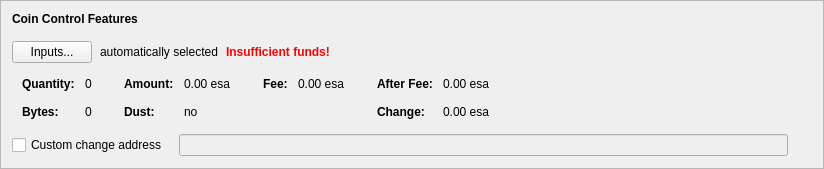
      <widget class="QFrame" name="frameCoinControl">
       <property name="sizePolicy">
        <sizepolicy hsizetype="Preferred" vsizetype="Fixed">
         <horstretch>0</horstretch>
         <verstretch>0</verstretch>
        </sizepolicy>
       </property>
       <property name="frameShape">
        <enum>QFrame::StyledPanel</enum>
       </property>
       <property name="frameShadow">
        <enum>QFrame::Raised</enum>
       </property>
       <layout class="QVBoxLayout" name="verticalLayout_4">
        <item>
         <layout class="QVBoxLayout" name="verticalLayoutCoinControl" stretch="0,0,0,0,0">
          <property name="spacing">
           <number>0</number>
          </property>
          <property name="sizeConstraint">
           <enum>QLayout::SetDefaultConstraint</enum>
          </property>
          <property name="leftMargin">
           <number>0</number>
          </property>
          <property name="topMargin">
           <number>0</number>
          </property>
          <item>
           <layout class="QHBoxLayout" name="horizontalLayoutCoinControl1">
            <property name="bottomMargin">
             <number>15</number>
            </property>
            <item>
             <widget class="QLabel" name="labelCoinControlFeatures">
              <property name="sizePolicy">
               <sizepolicy hsizetype="Preferred" vsizetype="Maximum">
                <horstretch>0</horstretch>
                <verstretch>0</verstretch>
               </sizepolicy>
              </property>
              <property name="font">
               <font>
                <weight>75</weight>
                <bold>true</bold>
               </font>
              </property>
              <property name="styleSheet">
               <string notr="true">font-weight:bold;</string>
              </property>
              <property name="text">
               <string>Coin Control Features</string>
              </property>
             </widget>
            </item>
           </layout>
          </item>
          <item>
           <layout class="QHBoxLayout" name="horizontalLayoutCoinControl2" stretch="0,0,0,0">
            <property name="spacing">
             <number>8</number>
            </property>
            <property name="bottomMargin">
             <number>10</number>
            </property>
            <item>
             <widget class="QPushButton" name="pushButtonCoinControl">
              <property name="styleSheet">
               <string notr="true"/>
              </property>
              <property name="text">
               <string>Inputs...</string>
              </property>
              <property name="autoDefault">
               <bool>false</bool>
              </property>
             </widget>
            </item>
            <item>
             <widget class="QLabel" name="labelCoinControlAutomaticallySelected">
              <property name="text">
               <string>automatically selected</string>
              </property>
              <property name="margin">
               <number>5</number>
              </property>
             </widget>
            </item>
            <item>
             <widget class="QLabel" name="labelCoinControlInsuffFunds">
              <property name="font">
               <font>
                <weight>75</weight>
                <bold>true</bold>
               </font>
              </property>
              <property name="styleSheet">
               <string notr="true">color:red;font-weight:bold;</string>
              </property>
              <property name="text">
               <string>Insufficient funds!</string>
              </property>
              <property name="margin">
               <number>5</number>
              </property>
             </widget>
            </item>
            <item>
             <spacer name="horizontalSpacerCoinControl">
              <property name="orientation">
               <enum>Qt::Horizontal</enum>
              </property>
              <property name="sizeHint" stdset="0">
               <size>
                <width>40</width>
                <height>1</height>
               </size>
              </property>
             </spacer>
            </item>
           </layout>
          </item>
          <item>
           <widget class="QWidget" name="widgetCoinControl" native="true">
            <property name="sizePolicy">
             <sizepolicy hsizetype="Preferred" vsizetype="Preferred">
              <horstretch>0</horstretch>
              <verstretch>0</verstretch>
             </sizepolicy>
            </property>
            <property name="minimumSize">
             <size>
              <width>0</width>
              <height>0</height>
             </size>
            </property>
            <property name="styleSheet">
             <string notr="true"/>
            </property>
            <layout class="QHBoxLayout" name="horizontalLayoutCoinControl5">
             <property name="leftMargin">
              <number>0</number>
             </property>
             <property name="topMargin">
              <number>0</number>
             </property>
             <property name="rightMargin">
              <number>0</number>
             </property>
             <property name="bottomMargin">
              <number>0</number>
             </property>
             <item>
              <layout class="QHBoxLayout" name="horizontalLayoutCoinControl3" stretch="0,0,0,1">
               <property name="spacing">
                <number>20</number>
               </property>
               <property name="topMargin">
                <number>0</number>
               </property>
               <property name="bottomMargin">
                <number>10</number>
               </property>
               <item>
                <layout class="QFormLayout" name="formLayoutCoinControl1">
                 <property name="horizontalSpacing">
                  <number>10</number>
                 </property>
                 <property name="verticalSpacing">
                  <number>14</number>
                 </property>
                 <property name="leftMargin">
                  <number>10</number>
                 </property>
                 <property name="topMargin">
                  <number>4</number>
                 </property>
                 <property name="rightMargin">
                  <number>6</number>
                 </property>
                 <item row="0" column="0">
                  <widget class="QLabel" name="labelCoinControlQuantityText">
                   <property name="font">
                    <font>
                     <weight>75</weight>
                     <bold>true</bold>
                    </font>
                   </property>
                   <property name="text">
                    <string>Quantity:</string>
                   </property>
                   <property name="margin">
                    <number>0</number>
                   </property>
                  </widget>
                 </item>
                 <item row="0" column="1">
                  <widget class="QLabel" name="labelCoinControlQuantity">
                   <property name="cursor">
                    <cursorShape>IBeamCursor</cursorShape>
                   </property>
                   <property name="contextMenuPolicy">
                    <enum>Qt::ActionsContextMenu</enum>
                   </property>
                   <property name="text">
                    <string notr="true">0</string>
                   </property>
                   <property name="margin">
                    <number>0</number>
                   </property>
                   <property name="textInteractionFlags">
                    <set>Qt::LinksAccessibleByMouse|Qt::TextSelectableByKeyboard|Qt::TextSelectableByMouse</set>
                   </property>
                  </widget>
                 </item>
                 <item row="1" column="0">
                  <widget class="QLabel" name="labelCoinControlBytesText">
                   <property name="font">
                    <font>
                     <weight>75</weight>
                     <bold>true</bold>
                    </font>
                   </property>
                   <property name="text">
                    <string>Bytes:</string>
                   </property>
                  </widget>
                 </item>
                 <item row="1" column="1">
                  <widget class="QLabel" name="labelCoinControlBytes">
                   <property name="cursor">
                    <cursorShape>IBeamCursor</cursorShape>
                   </property>
                   <property name="contextMenuPolicy">
                    <enum>Qt::ActionsContextMenu</enum>
                   </property>
                   <property name="text">
                    <string notr="true">0</string>
                   </property>
                   <property name="textInteractionFlags">
                    <set>Qt::LinksAccessibleByMouse|Qt::TextSelectableByKeyboard|Qt::TextSelectableByMouse</set>
                   </property>
                  </widget>
                 </item>
                </layout>
               </item>
               <item>
                <layout class="QFormLayout" name="formLayoutCoinControl2">
                 <property name="horizontalSpacing">
                  <number>10</number>
                 </property>
                 <property name="verticalSpacing">
                  <number>14</number>
                 </property>
                 <property name="leftMargin">
                  <number>6</number>
                 </property>
                 <property name="topMargin">
                  <number>4</number>
                 </property>
                 <property name="rightMargin">
                  <number>6</number>
                 </property>
                 <item row="0" column="0">
                  <widget class="QLabel" name="labelCoinControlAmountText">
                   <property name="font">
                    <font>
                     <weight>75</weight>
                     <bold>true</bold>
                    </font>
                   </property>
                   <property name="text">
                    <string>Amount:</string>
                   </property>
                   <property name="margin">
                    <number>0</number>
                   </property>
                  </widget>
                 </item>
                 <item row="0" column="1">
                  <widget class="QLabel" name="labelCoinControlAmount">
                   <property name="cursor">
                    <cursorShape>IBeamCursor</cursorShape>
                   </property>
                   <property name="contextMenuPolicy">
                    <enum>Qt::ActionsContextMenu</enum>
                   </property>
                   <property name="text">
                    <string notr="true">0.00 esa</string>
                   </property>
                   <property name="textInteractionFlags">
                    <set>Qt::LinksAccessibleByMouse|Qt::TextSelectableByKeyboard|Qt::TextSelectableByMouse</set>
                   </property>
                  </widget>
                 </item>
                 <item row="1" column="0">
                  <widget class="QLabel" name="labelCoinControlLowOutputText">
                   <property name="font">
                    <font>
                     <weight>75</weight>
                     <bold>true</bold>
                    </font>
                   </property>
                   <property name="text">
                    <string>Dust:</string>
                   </property>
                  </widget>
                 </item>
                 <item row="1" column="1">
                  <widget class="QLabel" name="labelCoinControlLowOutput">
                   <property name="cursor">
                    <cursorShape>IBeamCursor</cursorShape>
                   </property>
                   <property name="contextMenuPolicy">
                    <enum>Qt::ActionsContextMenu</enum>
                   </property>
                   <property name="text">
                    <string notr="true">no</string>
                   </property>
                   <property name="textInteractionFlags">
                    <set>Qt::LinksAccessibleByMouse|Qt::TextSelectableByKeyboard|Qt::TextSelectableByMouse</set>
                   </property>
                  </widget>
                 </item>
                </layout>
               </item>
               <item>
                <layout class="QFormLayout" name="formLayoutCoinControl3">
                 <property name="horizontalSpacing">
                  <number>10</number>
                 </property>
                 <property name="verticalSpacing">
                  <number>14</number>
                 </property>
                 <property name="leftMargin">
                  <number>6</number>
                 </property>
                 <property name="topMargin">
                  <number>4</number>
                 </property>
                 <property name="rightMargin">
                  <number>6</number>
                 </property>
                 <item row="0" column="0">
                  <widget class="QLabel" name="labelCoinControlFeeText">
                   <property name="font">
                    <font>
                     <weight>75</weight>
                     <bold>true</bold>
                    </font>
                   </property>
                   <property name="text">
                    <string>Fee:</string>
                   </property>
                   <property name="margin">
                    <number>0</number>
                   </property>
                  </widget>
                 </item>
                 <item row="0" column="1">
                  <widget class="QLabel" name="labelCoinControlFee">
                   <property name="cursor">
                    <cursorShape>IBeamCursor</cursorShape>
                   </property>
                   <property name="contextMenuPolicy">
                    <enum>Qt::ActionsContextMenu</enum>
                   </property>
                   <property name="text">
                    <string notr="true">0.00 esa</string>
                   </property>
                   <property name="textInteractionFlags">
                    <set>Qt::LinksAccessibleByMouse|Qt::TextSelectableByKeyboard|Qt::TextSelectableByMouse</set>
                   </property>
                  </widget>
                 </item>
                </layout>
               </item>
               <item>
                <layout class="QFormLayout" name="formLayoutCoinControl4">
                 <property name="horizontalSpacing">
                  <number>10</number>
                 </property>
                 <property name="verticalSpacing">
                  <number>14</number>
                 </property>
                 <property name="leftMargin">
                  <number>6</number>
                 </property>
                 <property name="topMargin">
                  <number>4</number>
                 </property>
                 <property name="rightMargin">
                  <number>6</number>
                 </property>
                 <item row="0" column="0">
                  <widget class="QLabel" name="labelCoinControlAfterFeeText">
                   <property name="font">
                    <font>
                     <weight>75</weight>
                     <bold>true</bold>
                    </font>
                   </property>
                   <property name="text">
                    <string>After Fee:</string>
                   </property>
                   <property name="margin">
                    <number>0</number>
                   </property>
                  </widget>
                 </item>
                 <item row="0" column="1">
                  <widget class="QLabel" name="labelCoinControlAfterFee">
                   <property name="cursor">
                    <cursorShape>IBeamCursor</cursorShape>
                   </property>
                   <property name="contextMenuPolicy">
                    <enum>Qt::ActionsContextMenu</enum>
                   </property>
                   <property name="text">
                    <string notr="true">0.00 esa</string>
                   </property>
                   <property name="textInteractionFlags">
                    <set>Qt::LinksAccessibleByMouse|Qt::TextSelectableByKeyboard|Qt::TextSelectableByMouse</set>
                   </property>
                  </widget>
                 </item>
                 <item row="1" column="0">
                  <widget class="QLabel" name="labelCoinControlChangeText">
                   <property name="font">
                    <font>
                     <weight>75</weight>
                     <bold>true</bold>
                    </font>
                   </property>
                   <property name="text">
                    <string>Change:</string>
                   </property>
                  </widget>
                 </item>
                 <item row="1" column="1">
                  <widget class="QLabel" name="labelCoinControlChange">
                   <property name="cursor">
                    <cursorShape>IBeamCursor</cursorShape>
                   </property>
                   <property name="contextMenuPolicy">
                    <enum>Qt::ActionsContextMenu</enum>
                   </property>
                   <property name="text">
                    <string notr="true">0.00 esa</string>
                   </property>
                   <property name="textInteractionFlags">
                    <set>Qt::LinksAccessibleByMouse|Qt::TextSelectableByKeyboard|Qt::TextSelectableByMouse</set>
                   </property>
                  </widget>
                 </item>
                </layout>
               </item>
              </layout>
             </item>
            </layout>
           </widget>
          </item>
          <item>
           <layout class="QHBoxLayout" name="horizontalLayoutCoinControl4" stretch="0,0,0">
            <property name="spacing">
             <number>12</number>
            </property>
            <property name="sizeConstraint">
             <enum>QLayout::SetDefaultConstraint</enum>
            </property>
            <property name="topMargin">
             <number>5</number>
            </property>
            <property name="rightMargin">
             <number>5</number>
            </property>
            <item>
             <widget class="QCheckBox" name="checkBoxCoinControlChange">
              <property name="toolTip">
               <string>If this is activated, but the change address is empty or invalid, change will be sent to a newly generated address.</string>
              </property>
              <property name="text">
               <string>Custom change address</string>
              </property>
             </widget>
            </item>
            <item>
             <widget class="QValidatedLineEdit" name="lineEditCoinControlChange">
              <property name="enabled">
               <bool>false</bool>
              </property>
              <property name="sizePolicy">
               <sizepolicy hsizetype="Expanding" vsizetype="Fixed">
                <horstretch>0</horstretch>
                <verstretch>0</verstretch>
               </sizepolicy>
              </property>
             </widget>
            </item>
            <item>
             <widget class="QLabel" name="labelCoinControlChangeLabel">
              <property name="sizePolicy">
               <sizepolicy hsizetype="Preferred" vsizetype="Expanding">
                <horstretch>0</horstretch>
                <verstretch>0</verstretch>
               </sizepolicy>
              </property>
              <property name="minimumSize">
               <size>
                <width>0</width>
                <height>0</height>
               </size>
              </property>
              <property name="text">
               <string/>
              </property>
              <property name="margin">
               <number>3</number>
              </property>
             </widget>
            </item>
           </layout>
          </item>
          <item>
           <spacer name="verticalSpacerCoinControl">
            <property name="orientation">
             <enum>Qt::Vertical</enum>
            </property>
            <property name="sizeType">
             <enum>QSizePolicy::Expanding</enum>
            </property>
            <property name="sizeHint" stdset="0">
             <size>
              <width>800</width>
              <height>1</height>
             </size>
            </property>
           </spacer>
          </item>
         </layout>
        </item>
       </layout>
      </widget>
